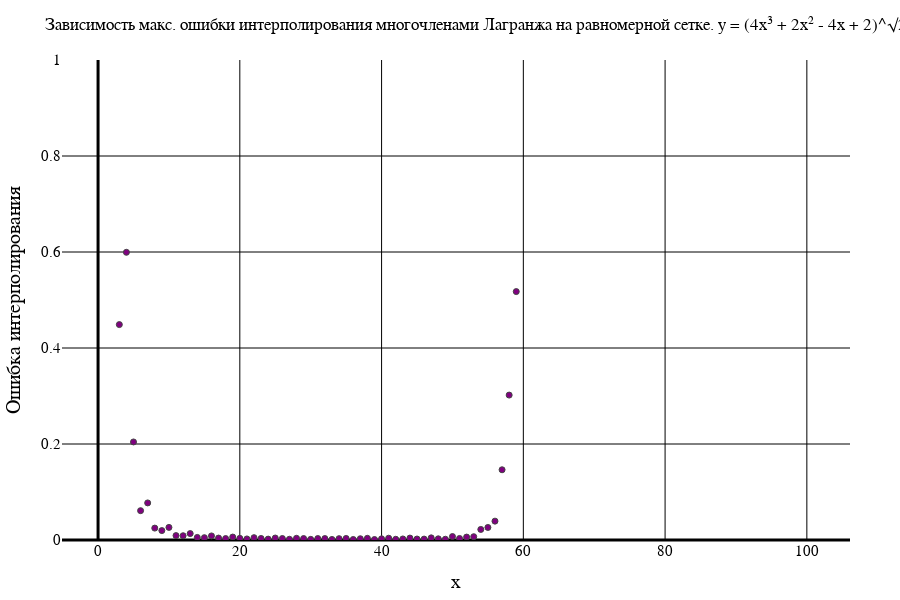

The notebook cell saved with this chart:
### Code cell
makeErrorPlot(numOfFunc, methodTypeList[1], gridTypeList[1], titleList, interval, funcColor, [0, 1])

### Figure 1 — Plotly figure (JSON) as saved in the notebook; plotly's stock layout.template omitted (floating-point values rounded to 4 significant figures)
{"data": [{"marker": {"color": "purple", "line": {"width": 1}, "showline": true}, "mode": "markers", "type": "scatter", "x": [1, 2, 3, 4, 5, 6, 7, 8, 9, 10, 11, 12, 13, 14, 15, 16, 17, 18, 19, 20, 21, 22, 23, 24, 25, 26, 27, 28, 29, 30, 31, 32, 33, 34, 35, 36, 37, 38, 39, 40, 41, 42, 43, 44, 45, 46, 47, 48, 49, 50, 51, 52, 53, 54, 55, 56, 57, 58, 59, 60, 61, 62, 63, 64, 65, 66, 67, 68, 69, 70, 71, 72, 73, 74, 75, 76, 77, 78, 79, 80, 81, 82, 83, 84, 85, 86, 87, 88, 89, 90, 91, 92, 93, 94, 95, 96, 97, 98, 99, 100], "y": [6.197, 3.474, 0.4488, 0.5993, 0.2043, 0.06114, 0.07726, 0.02476, 0.01961, 0.02628, 0.009117, 0.008915, 0.01338, 0.005403, 0.004901, 0.008491, 0.004058, 0.002992, 0.006152, 0.003435, 0.002221, 0.00489, 0.003211, 0.001844, 0.004126, 0.003114, 0.001552, 0.00353, 0.003044, 0.001312, 0.003035, 0.00303, 0.00117, 0.00285, 0.003259, 0.00107, 0.00267, 0.003503, 0.001048, 0.002469, 0.003761, 0.001534, 0.002213, 0.004011, 0.00206, 0.001922, 0.00443, 0.002461, 0.001628, 0.007214, 0.003213, 0.006066, 0.006887, 0.02201, 0.02613, 0.03929, 0.1463, 0.3019, 0.5175, 1.292, 2.046, 4.455, 15.78, 7.377, 27.7, 95.46, 161.8, 110.8, 492.8, 808.3, 1697.0, 2060.0, 9665.0, 11440.0, 37950.0, 55870.0, 83480.0, 197625, 404012, 168631, 1634920, 804794, 4623230, 7453630, 18261500, 32013000, 122755000, 138562000, 412130000, 469267000, 1170660000, 866594000, 2276450000, 5366580000, 14043000000, 20239900000, 51735500000, 46282300000, 206460000000, 769274000000]}], "layout": {"coloraxis": {"outlinecolor": "black"}, "font": {"color": "black", "family": "Times New Roman"}, "height": 600, "margin": {"b": 50, "l": 50, "r": 50, "t": 60}, "paper_bgcolor": "white", "plot_bgcolor": "white", "title": {"autosize": false, "font": {"color": "black", "family": "Times New Roman", "size": 17}, "paper_bgcolor": "red", "text": "Зависимость макс. ошибки интерполирования многочленами Лагранжа на равномерной сетке. y = (4x³ + 2x² - 4x + 2)^√2 + arcsin(1 / 5 + x - x²) - 5, x ∈ [-1.0, 1.0]"}, "width": 900, "xaxis": {"color": "black", "gridcolor": "black", "gridwidth": 1, "tickfont": {"size": 15}, "title": {"font": {"color": "black", "family": "Times New Roman", "size": 20}, "text": "x"}, "zerolinecolor": "black", "zerolinewidth": 3}, "yaxis": {"exponentformat": "power", "gridcolor": "black", "gridwidth": 1, "range": [0, 1], "tickfont": {"size": 15}, "title": {"font": {"color": "black", "family": "Times New Roman", "size": 20}, "text": "Ошибка интерполирования"}, "zerolinecolor": "black", "zerolinewidth": 3}}}
